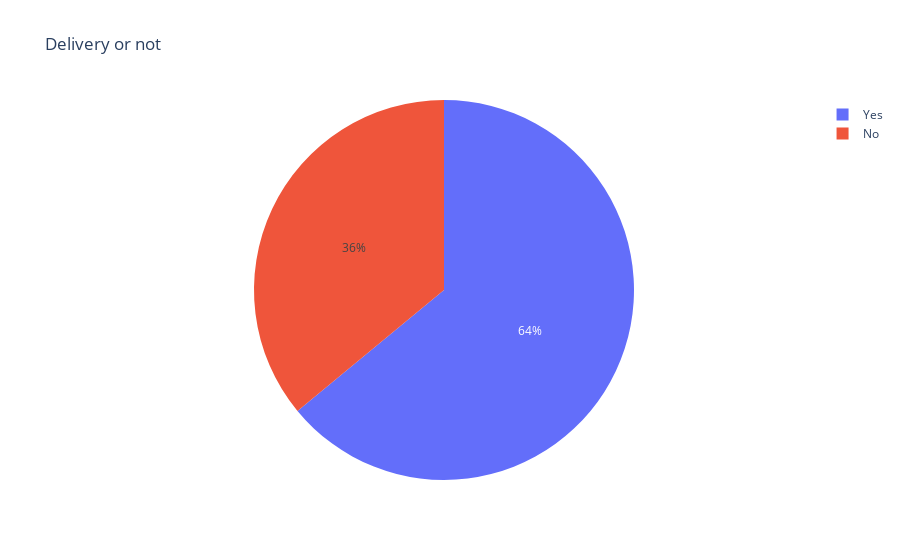

The notebook cell this image was saved under:
### Code cell
fig=px.pie(delivery_or_not,
           title='Delivery or not',
           values=delivery_or_not, # values inside pie plot
           names=delivery_or_not.index # legend or names displayes with color
          )
fig.show()

### Figure 1 — Plotly figure (JSON) as saved in the notebook; plotly's stock layout.template omitted (floating-point values rounded to 4 significant figures)
{"data": [{"domain": {"x": [0, 1], "y": [0, 1]}, "hovertemplate": "online_order=%{label}<br>value=%{value}<extra></extra>", "labels": ["Yes", "No"], "legendgroup": "", "name": "", "showlegend": true, "type": "pie", "values": [19818, 11140]}], "layout": {"legend": {"tracegroupgap": 0}, "title": {"text": "Delivery or not"}}}
